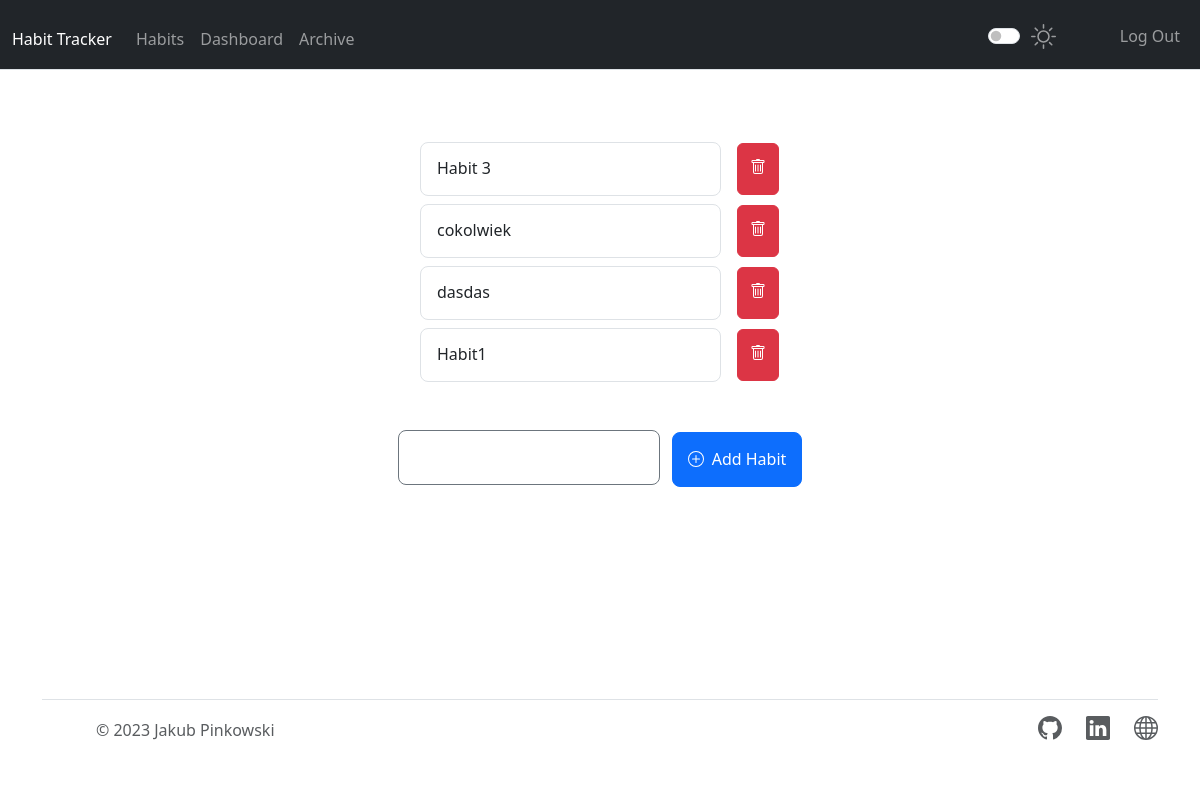
Page /habits (signed in) on the committed database.
### tables this page shows
CREATE TABLE habits (
users_id INTEGER NOT NULL,
habit TEXT, archived INTEGER DEFAULT 0,
FOREIGN KEY(users_id) REFERENCES users(id));

### app.py (the view, shortened to what this page needs)
@app.route("/habits", methods=["GET", "POST"])
@login_required
def habits():
    habits = []
    user_id = session["user_id"]
    conn = create_connection(database)
    with conn:
        cur = conn.cursor()
        cur.execute("SELECT habit FROM habits WHERE users_id = ? AND archived = 0", (user_id,))
        rows = cur.fetchall()
        for row in rows:
            habits.append(row[0])
    return render_template("habits.html", habits=habits)

### app.py (called while the page is built)
def create_connection(db_file):
    conn = None
    try:
        conn = sqlite3.connect(db_file)
    except Error as e:
        print(e)
    return conn

### helpers.py (called while the page is built)
def login_required(f):
    @wraps(f)
    def decorated_function(*args, **kwargs):
        if session.get("user_id") is None:
            return redirect("/login")
        return f(*args, **kwargs)
    return decorated_function

### templates/habits.html (shortened to what this page needs)
{% set enumerate = namespace(counter=0) %}
{% extends "layout.html" %}
{% block main %}
<div class="d-flex flex-column flex-md-row p-4 gap-4 py-md-3 align-items-center justify-content-center">
    <div class="list-group">
    {% for habit in habits %}
        <div class="d-flex habits-container">
            <a href="#" class="list-group-item list-group-item-action d-flex gap-3 py-3" data-bs-toggle="dropdown" aria-expanded="false" aria-current="true">
                <div class="d-flex gap-2 w-100 justify-content-between">
                <div>
                    <h6 class="mb-0">{{ habit }}</h6>
                </div>
                </div>
            </a>
            <form action="/habits" method="post">
                <button type="button" class="btn btn-danger habit-options trash" data-bs-toggle="modal" data-bs-target="#Modaldelete{{ loop.index }}">
                </button>
            </form>
        </div>
      {% endfor %}
    </div>
</div>
<div class="new_habit_container">
    <form action="/habits" method="post">
        <input type="text" name="new_habit" id="new_habit_input" required>
        <button class="btn .btn-lg btn-primary d-inline-flex align-items-center" id="new_habit_button" type="submit">
            <span id="add_habit">
                Add Habit
            </span>
        </button>
    </form>
</div>
{% endblock %}

### static/styles.css (style rules this page uses)
.bi { vertical-align: -.125em; fill: currentColor; }
#add_habit { padding-left: 0.5rem; }
.new_habit_container { padding-top: 2rem; }
.trash { margin: 0; margin-left: 1rem !important; }
.list-group { width: 100%; max-width: 360px; margin-inline: 1.5rem; border-radius: .5rem !important; }
.list-group-item { cursor: pointer; border-radius: .5rem !important; }
.habit-options { margin: 1px; }
#new_habit_input { border: 1px solid; border-radius: 0.5rem; border-color: #6c757d; padding: 0.9rem; }
#new_habit_button { border-radius: 0.5rem; margin-left: 0.5rem; padding: 0.9rem; }
.habits-container { margin-top: 0.5rem; }

### rows in the picture
habits: habit "Habit 3"
habits: habit "cokolwiek"
habits: habit "dasdas"
habits: habit "Habit1"
